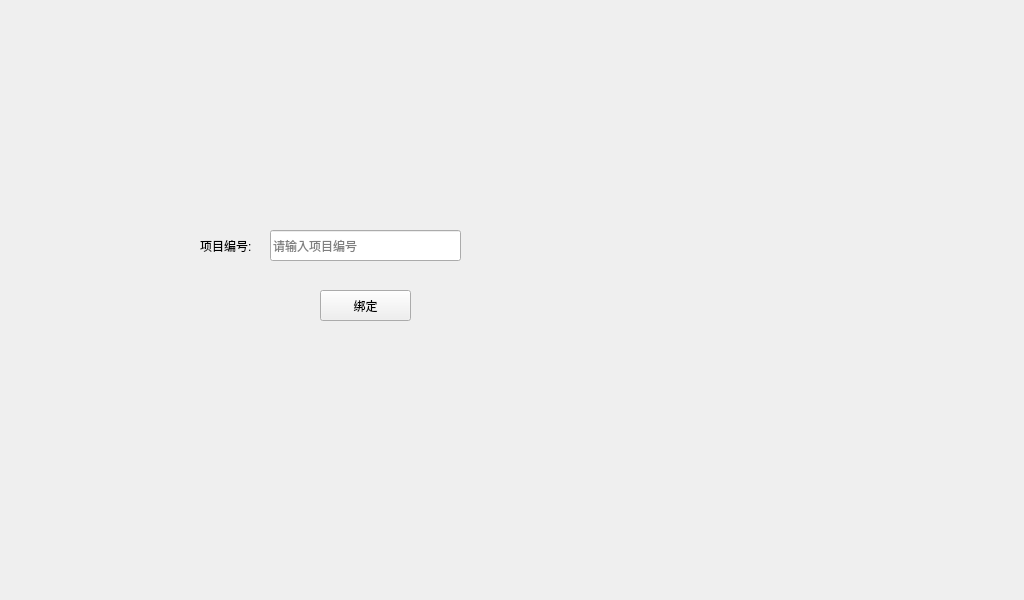
<?xml version="1.0" encoding="UTF-8"?>
<ui version="4.0">
 <class>demo_guide</class>
 <widget class="QMainWindow" name="demo_guide">
  <property name="geometry">
   <rect>
    <x>0</x>
    <y>0</y>
    <width>1024</width>
    <height>600</height>
   </rect>
  </property>
  <property name="windowTitle">
   <string>demo_guide</string>
  </property>
  <widget class="QWidget" name="centralwidget">
   <widget class="QLineEdit" name="lineEdit_projectName">
    <property name="geometry">
     <rect>
      <x>270</x>
      <y>230</y>
      <width>191</width>
      <height>31</height>
     </rect>
    </property>
    <property name="placeholderText">
     <string>请输入项目编号</string>
    </property>
   </widget>
   <widget class="QLabel" name="label_2">
    <property name="geometry">
     <rect>
      <x>200</x>
      <y>240</y>
      <width>54</width>
      <height>12</height>
     </rect>
    </property>
    <property name="text">
     <string>项目编号:</string>
    </property>
   </widget>
   <widget class="QPushButton" name="bandButton">
    <property name="geometry">
     <rect>
      <x>320</x>
      <y>290</y>
      <width>91</width>
      <height>31</height>
     </rect>
    </property>
    <property name="text">
     <string>绑定</string>
    </property>
   </widget>
  </widget>
 </widget>
 <resources/>
 <connections/>
</ui>
